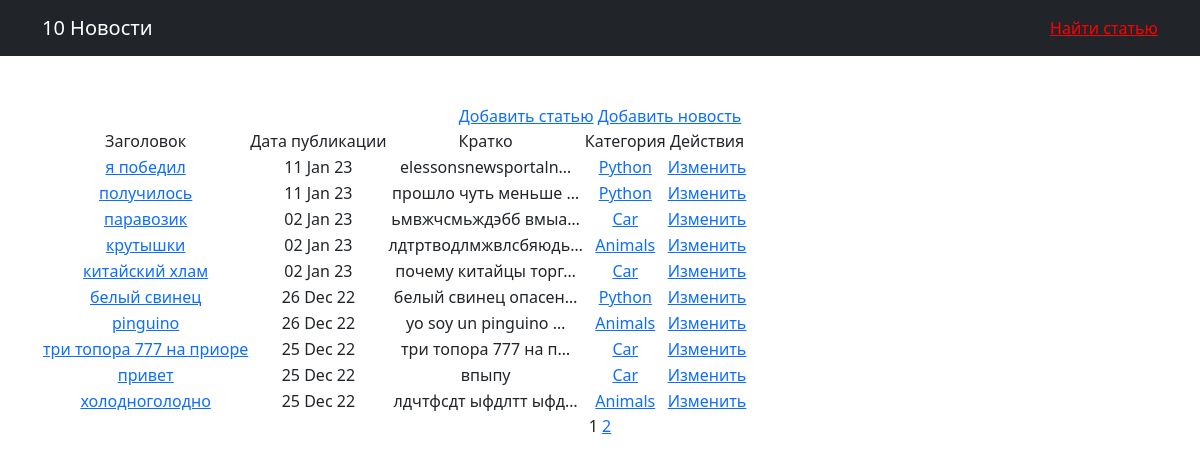
The app's page /news/ (signed in) with its own data.
### news/models.py (models this page shows, shortened)
class Post(models.Model):
    author = models.ForeignKey(Author, on_delete=models.CASCADE)
    category = models.ManyToManyField(Category, through='PostCategory')
    NEWS = 'NE'
    ARTICLE = 'AR'
    CATEGORY_CHOICES = (
        (NEWS, 'Новости'),
        (ARTICLE, 'Статья')
    )
    change_news = models.CharField(max_length=2, choices=CATEGORY_CHOICES, default=ARTICLE)
    time_in = models.DateTimeField(auto_now_add=True)
    head_news = models.CharField(max_length=128)
    text_news = models.TextField()
    rate_news = models.SmallIntegerField(default=0)

class Category(models.Model):
    category = models.CharField(max_length=64, unique=True)
    subscribers = models.ManyToManyField(User, related_name='categories')
    def __str__(self):
        return f'{self.category}'

### news/views.py (the view)
# urls.py: path('', News.as_view(), name='news'),
class News(ListView):
    model = Post
    ordering = '-time_in'
    template_name = 'news.html'
    context_object_name = 'news'
    paginate_by = 10

### news/templatetags/custom_filters.py (called while the page is built)
@register.filter()
def censor(word, code="*"):
    word = word.lower().translate(str.maketrans('', '', string.punctuation))
    for mat in list_mat:
        if mat in word:
            word = word.replace(mat[1:], code * (len(mat) - 1))
    return f'{word}'

### templates/news.html (shortened to what this page needs)
{% extends 'flatpages/default.html' %}
{% load custom_filters %}
{% block title %}
{{news|length}} Новости
<a style="color: red" href="{% url 'search' %}">Найти статью</a>
{% endblock title %}
{% block content %}
{% if perms.news.add_post %}
<a href="{% url 'articles_post_create' %}">Добавить статью</a>
{% endif %}
{% if perms.news.add_post %}
<a href="{% url 'news_post_create' %}">Добавить новость</a>
{% endif %}
<table>
    <tr>
        <td>Заголовок</td>
        <td>Дата публикации</td>
        <td>Кратко</td>
        <td>Категория</td>
        {% if perms.news.change_post %}
        <td>Действия</td>
        {% endif %}
    </tr>
    {% if news %}
        {% for new in news %}
        <tr>
            <td><a href="/news/{{new.pk}}">{{new.head_news|censor}}</a></td>
            <td>{{new.time_in|date:"d M y"}}</td>
            <td>{{new.text_news|censor|truncatechars:20}}</td>
            {% for category in new.category.all %}
            <td><a href="{% url 'category_list' category.id %}">{{ category }}</a></td>
            {% endfor %}
            <td>
                {% if perms.news.change_post %}
                    {% if new.change_news == 'AR' %}
                        <a href="articles/{{new.pk}}/update/">Изменить</a>
                    {% else %}
                        <a href="news/{{new.pk}}/update/">Изменить</a>
                    {% endif %}
                {% endif %}
            </td>
        </tr>
        {% endfor %}
    {% else %}
        <h3>В данный момент пока еще нет статей</h3>
    {% endif %}
</table>
    {{ page_obj.number }}
    {% if page_obj.has_next %}
        <a href="?page={{page_obj.next_page_number}}">{{ page_obj.next_page_number }}</a>
    {% endif %}
{% endblock content %}

### records on screen
Post: head_news|censor "я победил", time_in "11 Jan 23", text_news|censor "elessonsnewsportaln…"
Category: category "Python"
Post: head_news|censor "получилось", time_in "11 Jan 23", text_news|censor "прошло чуть меньше …"
Post: head_news|censor "паравозик", time_in "02 Jan 23", text_news|censor "ьмвжчсмьждэбб вмыа…"
Category: category "Car"
Post: head_news|censor "крутышки", time_in "02 Jan 23", text_news|censor "лдтртводлмжвлсбяюдь…"
Category: category "Animals"
Post: head_news|censor "китайский хлам", time_in "02 Jan 23", text_news|censor "почему китайцы торг…"
Post: head_news|censor "белый свинец", time_in "26 Dec 22", text_news|censor "белый свинец опасен…"
Post: head_news|censor "pinguino", time_in "26 Dec 22", text_news|censor "yo soy un pinguino …"
Post: head_news|censor "три топора 777 на приоре", time_in "25 Dec 22", text_news|censor "три топора 777 на п…"
Post: head_news|censor "привет", time_in "25 Dec 22", text_news|censor "впыпу"
Post: head_news|censor "холодноголодно", time_in "25 Dec 22", text_news|censor "лдчтфсдт ыфдлтт ыфд…"

### other values on screen
{{ news|length }} "10"
{{ page_obj.number }} "1"
{{ page_obj.next_page_number }} "2"
